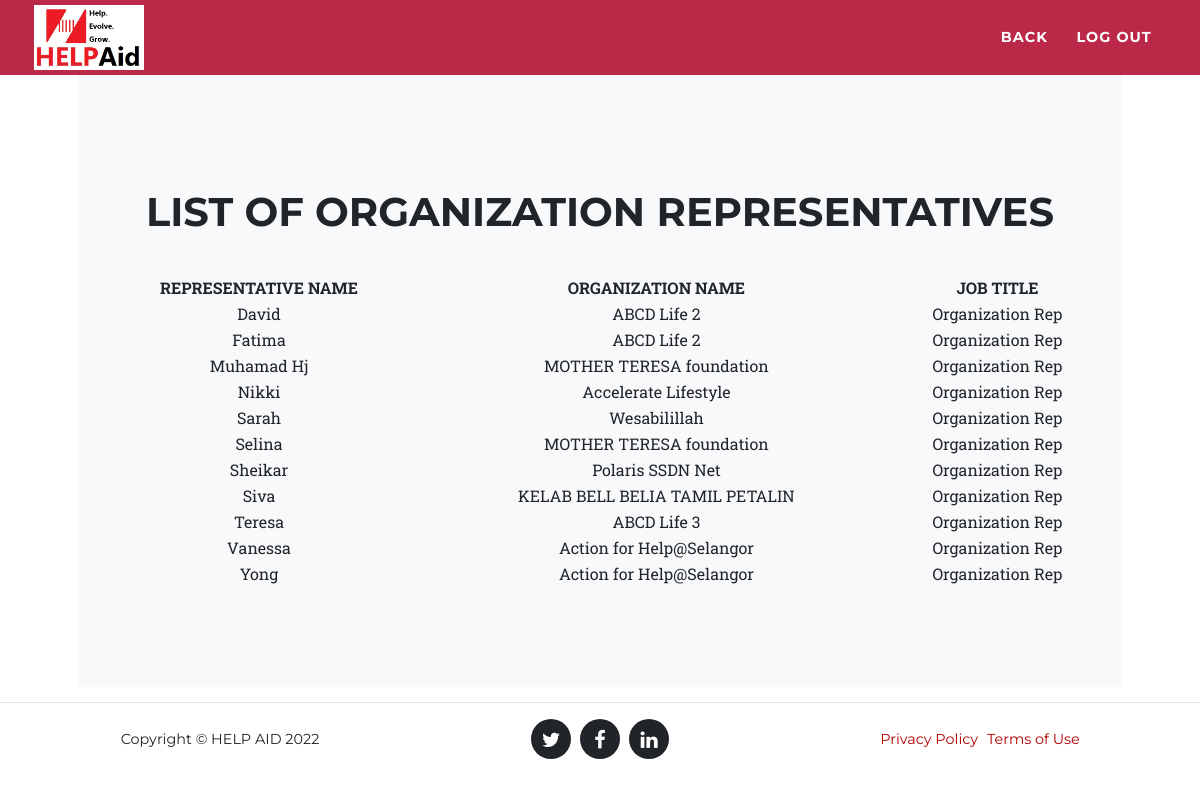
The app's page /Assignment1/HELP-Aid-Contact-Portal-Siva_HELP_AID/organization2.php with its own data.
### tables this page shows
CREATE TABLE `organization2` (
  `usr` varchar(30) NOT NULL,
  `Password` varchar(30) NOT NULL,
  `OrganizationName` varchar(30) NOT NULL,
  `MobileNo` varchar(30) NOT NULL,
  `JobTitle` varchar(30) NOT NULL,
  `OrgID` int(10) NOT NULL
);

### Assignment1/HELP-Aid-Contact-Portal-Siva_HELP_AID/organization2.php (the view, shortened to what this page needs)
<?php
  $servername = "localhost";
  $username = "root";
  $password = "";
  $dbname = "helpaid";
  $con = new mysqli($servername, $username, $password, $dbname);
$sql = "SELECT * FROM organization2";
$result = mysqli_query($con, $sql);
?>
<!DOCTYPE html>
<html lang="en" dir="ltr">
  <head>
        <link href="vendor/bootstrap/css/bootstrap.min.css" rel="stylesheet">
        <link href="vendor/font-awesome/css/font-awesome.min.css" rel="stylesheet" type="text/css">
        <link href="css/agency.min.css" rel="stylesheet">
		<link href="css/style.css" rel="stylesheet">
    </head>
    <nav class="navbar new navbar-expand-lg navbar-dark fixed-top p-0 m-0" id="mainNav">
            <div class="container h-100 p-0 px-1">
                <a class="navbar-brand js-scroll-trigger h-100 m-0" href="#"><img src="img/helpaid_logo.jpg" alt="logo" width="110" height="65"></a>
                <div class="collapse navbar-collapse" id="navbarResponsive">
                    <ul class="navbar-nav text-uppercase ml-auto">
                <li class="nav-item">
                        <a class="nav-link js-scroll-trigger" href="manage.html"><b>BACK</b></a>
						<li class="nav-item">
                            <a class="nav-link js-scroll-trigger" href="./../index.html"><b>LOG OUT</b></a>
                        </li>
                        </li>
                    </ul>
                </div>
            </div>
        </nav>
	   <div class = "container p-5">
		<section class="bg-light mt-3" id="portfolio">
            <div class="container">
                <div class="row">
                    <div class="col-lg-12 text-center"><br>
                        <h2 class="section-heading text-uppercase">LIST of ORGANIZATION representatives</h2><br>
                    </div>
                </div>
                <div class="row">
                    <div class="col-lg-12 text-center">
                        <table id="tdatable" class="display" width="100%" cellspacing="0">
                            <thead>
                                <tr>
                                    <th>REPRESENTATIVE NAME</th>
                                    <th>ORGANIZATION NAME</th>
									<th>JOB TITLE</th>
                            <tbody >
							<?php
							$i=0;
							while($row = mysqli_fetch_array($result)) {
							if($i%2==0)
							$classname="even";
							else
							$classname="odd";
							?>
							<tr class="<?php if(isset($classname)) echo $classname;?>">
							<td><?php echo $row["usr"]; ?></td>
							<td><?php echo $row["OrganizationName"]; ?></td>
							<td><?php echo $row["JobTitle"]; ?></td>
							</tr>
							<?php
							$i++;
							}
							?>
                            </tbody>
                        </table>
                    </div>
                </div>
            </div>
        </section>
	   </div>
     <footer>
       <hr>
      <div class="container">
        <div class="row">
          <div class="col-md-4">
            <span class="copyright">Copyright &copy; HELP AID 2022</span>
          </div>
          <div class="col-md-4">
            <ul class="list-inline social-buttons">
              <li class="list-inline-item">
                <a href="#">
                  <i class="fa fa-twitter"></i>
                </a>
              </li>
              <li class="list-inline-item">
                <a href="#">
                  <i class="fa fa-facebook"></i>
                </a>
              </li>
              <li class="list-inline-item">
                <a href="#">
                  <i class="fa fa-linkedin"></i>
                </a>
              </li>
            </ul>
          </div>
          <div class="col-md-4">
            <ul class="list-inline quicklinks">
              <li class="list-inline-item">
                <a href="#">Privacy Policy</a>
              </li>
              <li class="list-inline-item">
                <a href="#">Terms of Use</a>
              </li>
            </ul>
          </div>
        </div>
      </div>
    </footer>
  </body>
</html>

### Assignment1/HELP-Aid-Contact-Portal-Siva_HELP_AID/css/style.css (style rules this page uses)
footer { position: fixed; left: 0; bottom: 0; width: 100%; text-align: center; }

### records on screen
organization2: usr "David", OrganizationName "ABCD Life 2", JobTitle "Organization Rep"
organization2: usr "Fatima", OrganizationName "ABCD Life 2", JobTitle "Organization Rep"
organization2: usr "Muhamad Hj", OrganizationName "MOTHER TERESA foundation", JobTitle "Organization Rep"
organization2: usr "Nikki", OrganizationName "Accelerate Lifestyle", JobTitle "Organization Rep"
organization2: usr "Sarah", OrganizationName "Wesabilillah", JobTitle "Organization Rep"
organization2: usr "Selina", OrganizationName "MOTHER TERESA foundation", JobTitle "Organization Rep"
organization2: usr "Sheikar", OrganizationName "Polaris SSDN Net", JobTitle "Organization Rep"
organization2: usr "Siva", OrganizationName "KELAB BELL BELIA TAMIL PETALIN", JobTitle "Organization Rep"
organization2: usr "Teresa", OrganizationName "ABCD Life 3", JobTitle "Organization Rep"
organization2: usr "Vanessa", OrganizationName "Action for Help@Selangor", JobTitle "Organization Rep"
organization2: usr "Yong", OrganizationName "Action for Help@Selangor", JobTitle "Organization Rep"
